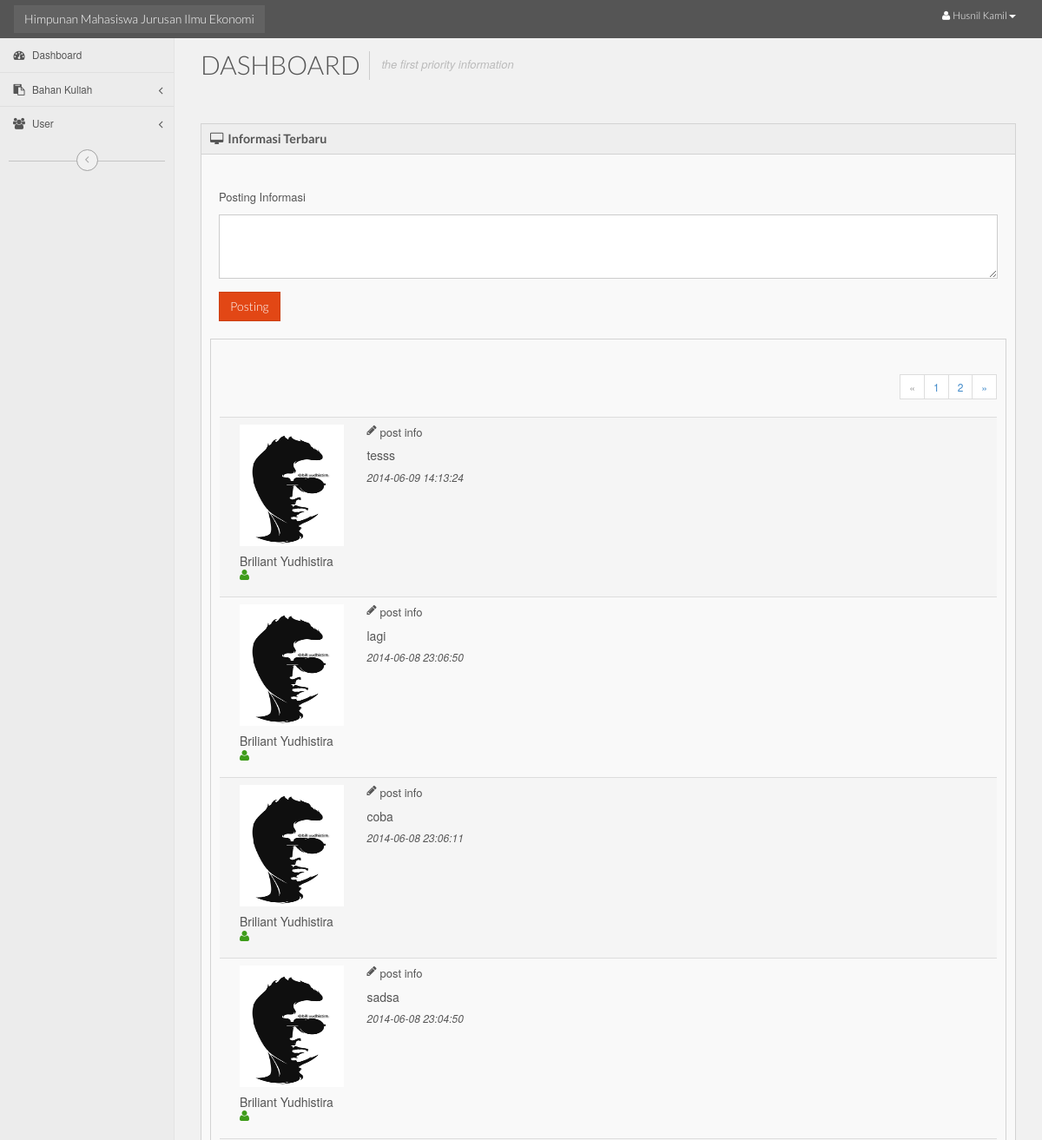
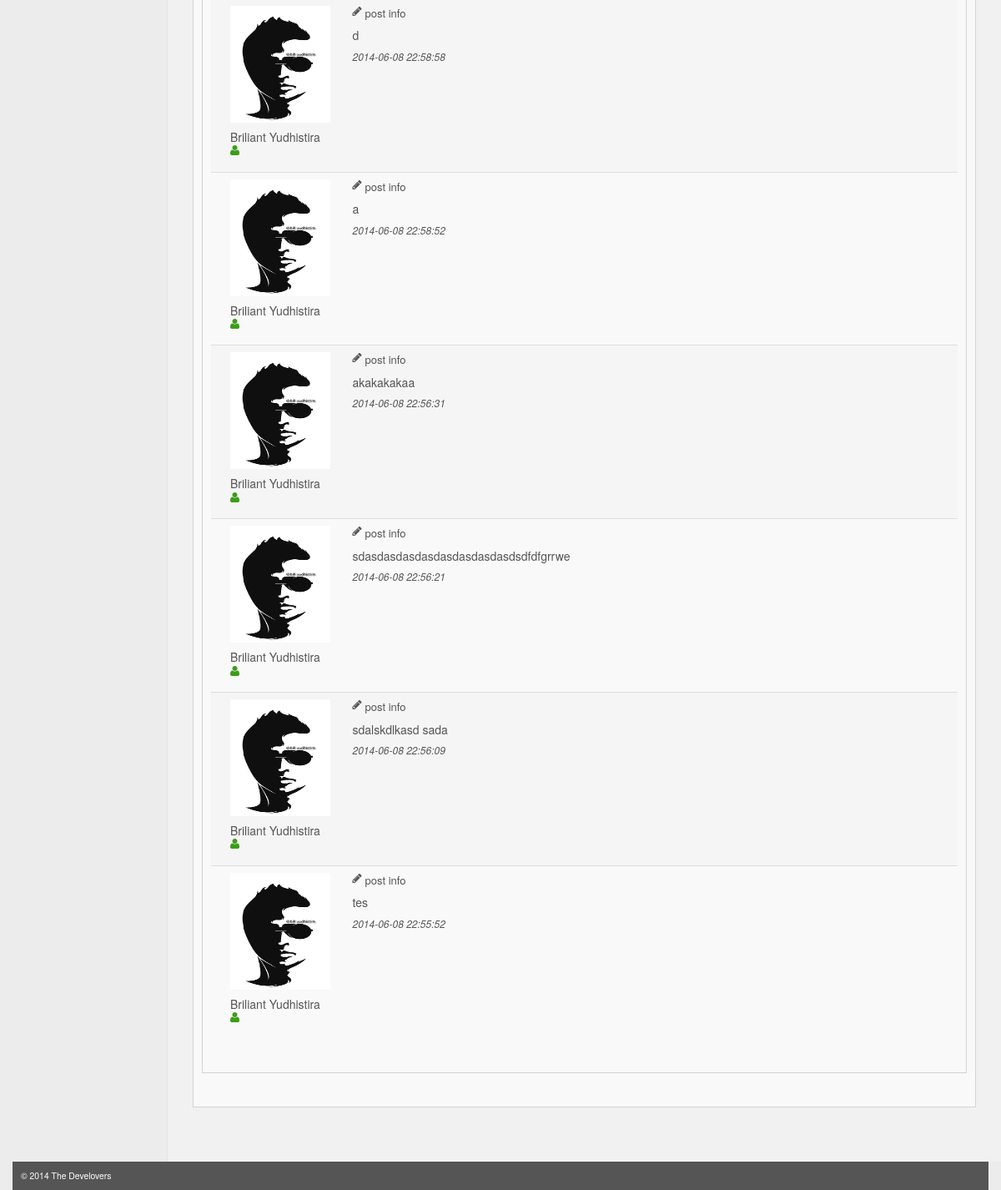
/admin.php (signed in), run on the app's committed database (2 pictures, top to bottom).
### tables this page shows
CREATE TABLE IF NOT EXISTS `informasi` (
  `id_info` int(20) NOT NULL AUTO_INCREMENT,
  `id_anggota` int(20) NOT NULL,
  `tanggal` datetime NOT NULL,
  `informasi` char(255) NOT NULL,
  PRIMARY KEY (`id_info`)
);

### admin.php (called while the page is built, shortened)
<?php
$webApp = new webApp();
$webApp->createWebApp();
?>

### class/classInfo.php (called while the page is built, shortened)
<?php
	class info extends dbController
		{
			public function getInfo($start)
				{
					$start= mysqli_real_escape_string($this->conn, $start);
					if($start == "*"){
						$kondisi = "";
					}
					else {
						$kondisi = "LIMIT $start, 10";
					}
					$sql = "SELECT * FROM informasi ORDER BY tanggal DESC $kondisi";
					$query = mysqli_query($this->conn, $sql) or die(mysqli_error($this->conn));
					$num_results = mysqli_num_rows($query);
					if ($num_results > 0)
						{
							$i=0;
							while ($row = mysqli_fetch_array($query))
								{
									$dataInfo[$i]['id_anggota'] = $row[1];
									$dataInfo[$i]['tanggal'] = $row[2];
									$dataInfo[$i]['informasi'] = $row[3];
									$id=$row['1'];
									$cek="SELECT nama FROM user WHERE id_anggota='$id'";
									$query1 = mysqli_query($this->conn, $cek);
									$row2 =  mysqli_fetch_array($query1);
									$dataInfo[$i]['nama1'] = $row2['0'];
									$foto="SELECT * FROM foto where id_anggota='$id'";
									$query2 = mysqli_query($this->conn, $foto);
									$row3 =  mysqli_fetch_array($query2);
									if($row3>0)
										{
											$dataInfo[$i]['foto'] = "server/foto/".$row3['2'];
										}
									else
										{
											$dataInfo[$i]['foto'] = "server/images.jpg";
										}
									$i++;
								}
						}
					else
						{
							$dataInfo = null;
						}
					return $dataInfo;
				}
	}

### view/content/dashboard.php (the view, shortened to what this page needs)
<?php
	$limit = 10;
	if (isset($_GET["page"]))
		{
			$page  = $_GET["page"];
		}
	else
		{
			$page=1;
		};
    require_once ('class/classInfo.php');
	$start_from = ($page-1) * $limit;
    $info = new info();
    $dataInfo = $info->getInfo($start_from);
?>
<div class="main-header">
	<h2>DASHBOARD</h2>
	<em>the first priority information</em>
</div>
	<div class="main-content">
		<div class="widget widget-table">
											<div class="widget-header">
												<h3><i class="fa fa-desktop"></i>Informasi Terbaru</h3>
											</div>
	<div class="widget-content">
					<div class="widget-content">
						<form id="advanced-form" parsley-validate novalidate method="post" action="view/mainProcess.php?act=saveInfo">
							<div class="form-group">
								<p>Posting Informasi</p>
								<textarea class="form-control" rows="3" cols="30" name="info"></textarea>
							</div>
                            <button type="submit" class="btn btn-custom-primary">Posting</button>
						</form>
					</div>
	<div class="widget widget-table">
		<div class="widget-content">
				<?php
					$pagination = new pagination();
					$num = $pagination->totalRecord('informasi', $limit);
					if($page>1)
					{
						$prev = $page - 1;
						$prevpage = "?p=dashboard&page=$prev";
						$classprev = '';
					}
					else {
						$prevpage = '#';
						$classprev = 'disabled';
					}
					if($page<$num){
						$next = $page + 1;
						$nextpage = "?p=dashboard&page=$next";
						$classnext = '';
					}
					else {
						$nextpage = '#';
						$classnext = 'disabled';
					}
					$pagLink = '';
					echo "<ul class='pagination pagination-sm pull-right'>"
						."<li class='".$classprev."'><a href='".$prevpage."'>&laquo;</a></li>";
						  for ($i=1; $i<=$num; $i++)
						  {
								$pagLink .= "<li><a href='?p=dashboard&page=".$i."'>".$i."</a></li>";
						  };
						  echo $pagLink;
					echo "<li class='".$classnext."'><a href='".$nextpage."'>&raquo;</a></li>"
						."</ul>"
						."<div class='clearfix'></div>";
				?>
			<table id="visit-stat-table" class="table  table-striped table-hover datatable" cellpadding="0" cellspacing="0" width="100%">
				<tbody>
				<?php
									if($dataInfo === null)
										{
											echo"<tr>"
											. "<td colspan='7'><div class='alert alert-danger text-center'>Informasi Tidak Ada"
											."</div></td>"
											. "</tr>";
										}
									else
										{
											foreach ($dataInfo as $data)
												{
									?>
										<tr>
											<td>
														<div class="col-md-2">
															<div class="user-info-left">
																	<img src="<?php echo $data['foto'] ?>" alt="Profile Picture" width="120px" height="140px" />
																	<h5><?php echo $data['nama1'] ?><i class="fa fa-user green-font online-icon"></i><sup class="sr-only">online</sup></h5>
															</div>
														</div>
														<div class="col-md-10">
															<div class="user-info-right" id="activity-tab">
																<i class="fa fa-pencil activity-icon pull-left"></i>
																<p>
																	post info <h5><?php echo $data['informasi'] ?></h5>
																	<em><h6><span class="timestamp"><?php echo $data['tanggal'] ?></span></h6></em>
																</p>
															</div>
														</div>
												</div>
								<?php
														}
												}
								?>
		</div>

### class/mainClass.php (shortened to what this page needs)
<?php
    class webApp
	{
        public function createWebApp()
			{
            	if(!isset($_SESSION['username']))
					{
                    	include ('view/page-login.php');
						header('../');
            		}
            	else
					{
                		include ('view/home.php');
            		}
        	}
        public function loadContent()
			{
            	if(!isset($_GET['p']))
					{
                		$page="view/content/dashboard.php";
            		}
            	if(file_exists($page))
					{
                		include($page);
            		}
            	else
					{
						echo '<script>document.location="404.php"</script>';
            		}
        }
    }
	class dbController
		{
        	private $host="localhost";
        	private $user="root";
        	private $pass="";
        	private $dbname="hmjie";
        	protected function dbOpen()
				{
            		$this->conn = mysqli_connect("$this->host", "$this->user", "$this->pass", "$this->dbname");
       			}
    	}
class pagination extends dbController
	{
		function totalRecord($table, $limit)
		{
			$table= mysqli_real_escape_string($this->conn, $table);
			$sql = "SELECT COUNT(*) AS count FROM $table";
			$query = mysqli_query($this->conn, $sql) or die(mysqli_error($this->conn));
			$row =  mysqli_fetch_array($query);
			$total_records = $row['count'];
			$total_pages = ceil($total_records / 10);
			return $total_pages;
		}
	}
?>

### view/home.php (shortened to what this page needs)
<!DOCTYPE html>
<html lang="en" class="no-js">
<head>
	<link href="assets/css/bootstrap.min.css" rel="stylesheet" type="text/css">
	<link href="assets/css/font-awesome.min.css" rel="stylesheet" type="text/css">
	<link href="assets/css/main.min.css" rel="stylesheet" type="text/css">
</head>
<body class="dashboard">
	<div class="wrapper">
		<div class="top-bar">
			<div class="container">
				<div class="row">
					<div class="col-md-2">
                                            <button type="button" class="btn btn-default"></i> Himpunan Mahasiswa Jurusan Ilmu Ekonomi</button>
					</div>
					<div class="col-md-10">
						<div class="row">
							<div class="col-md-12">
								<div class="top-bar-right">
									<div class="logged-user">
										<div class="btn-group">
											<a href="#" class="btn btn-link dropdown-toggle" data-toggle="dropdown">
												<span class="name"> <i class="fa fa-user"></i><?php echo $_SESSION['name']; ?></span>
												<span class="caret"></span>
											</a>
										</div>
									</div>
								</div>
							</div>
						</div>
					</div>
				</div>
			</div>
		</div>
		<div class="bottom">
			<div class="container">
				<div class="row">
					<div class="col-md-2 left-sidebar">
						<nav class="main-nav">
							<ul class="main-menu">
								<li><a href="admin.php"><i class="fa fa-dashboard fa-fw"></i><span class="text">Dashboard</span></a></li>
								<li><a href="#" class="js-sub-menu-toggle"><i class="fa fa-clipboard fa-fw"></i><span class="text">Bahan Kuliah</span>
									<i class="toggle-icon fa fa-angle-left"></i></a>
								</li>
								<li><a href="#" class="js-sub-menu-toggle"><i class="fa fa-group fa-fw"></i><span class="text">User</span>
									<i class="toggle-icon fa fa-angle-left"></i></a>
								</li>
							</ul>
						</nav>
						<div class="sidebar-minified js-toggle-minified">
							<i class="fa fa-angle-left"></i>
						</div>
					</div>
					<div class="col-md-10 content-wrapper">
						<div class="content">
                        <?php
							$webApp = new webApp();
							$webApp->loadContent();
						?>
		<footer class="footer">
			&copy; 2014 The Develovers
		</footer>
</body>
</html>

### data on the page
informasi: nama1 "Briliant Yudhistira", informasi "tesss", tanggal "2014-06-09 14:13:24"
informasi: nama1 "Briliant Yudhistira", informasi "lagi", tanggal "2014-06-08 23:06:50"
informasi: nama1 "Briliant Yudhistira", informasi "coba", tanggal "2014-06-08 23:06:11"
informasi: nama1 "Briliant Yudhistira", informasi "sadsa", tanggal "2014-06-08 23:04:50"
informasi: nama1 "Briliant Yudhistira", informasi "d", tanggal "2014-06-08 22:58:58"
informasi: nama1 "Briliant Yudhistira", informasi "a", tanggal "2014-06-08 22:58:52"
informasi: nama1 "Briliant Yudhistira", informasi "akakakakaa", tanggal "2014-06-08 22:56:31"
informasi: nama1 "Briliant Yudhistira", informasi "sdasdasdasdasdasdasdasdasdsdfdfgrrwe", tanggal "2014-06-08 22:56:21"
informasi: nama1 "Briliant Yudhistira", informasi "sdalskdlkasd sada", tanggal "2014-06-08 22:56:09"
informasi: nama1 "Briliant Yudhistira", informasi "tes", tanggal "2014-06-08 22:55:52"

### other printed values
$_SESSION['name'] "Husnil Kamil"
